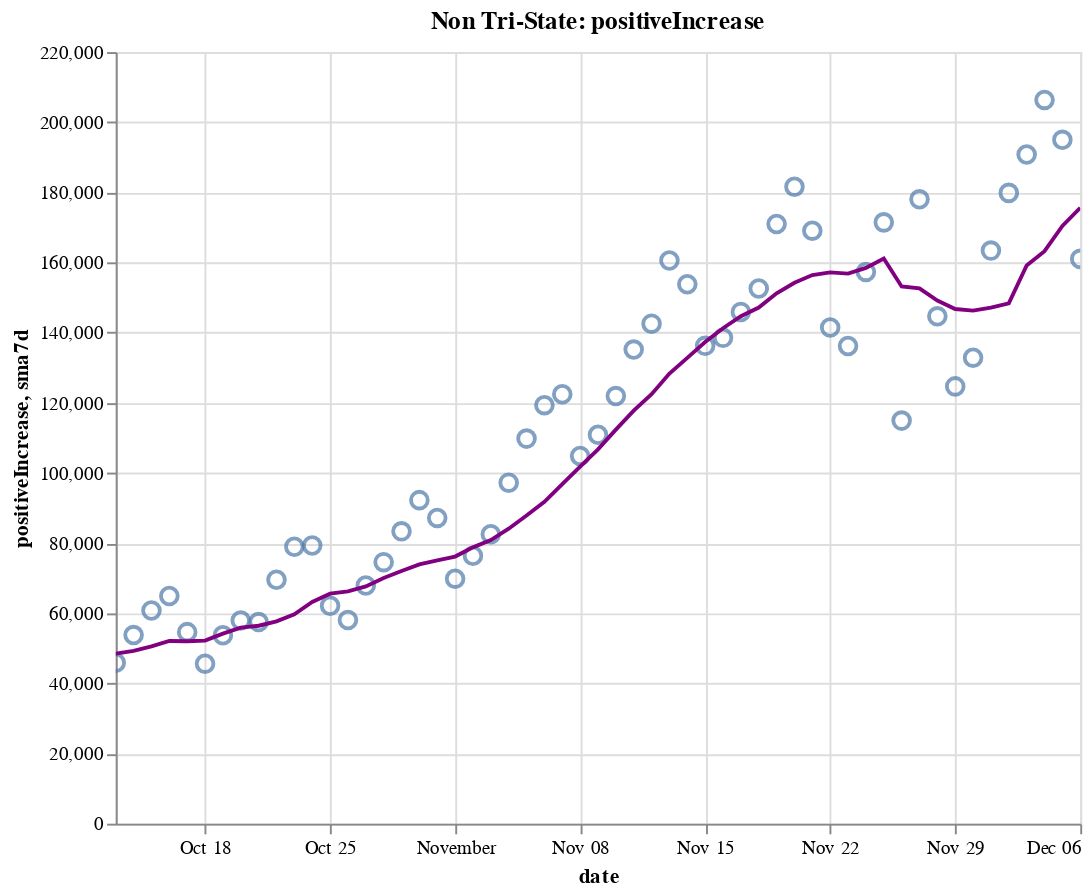

The notebook cell saved with this chart:
### Code cell
create_plot(non_tristate, 'positiveIncrease')

### Figure 1 — Vega-Lite specification as saved in the notebook (floating-point values rounded to 4 significant figures)
{"config": {"view": {"continuousWidth": 400, "continuousHeight": 300}}, "layer": [{"layer": [{"mark": {"type": "point", "size": 75}, "encoding": {"tooltip": [{"type": "temporal", "field": "date"}, {"type": "quantitative", "field": "positiveIncrease"}, {"type": "quantitative", "field": "sma7d"}], "x": {"type": "temporal", "field": "date"}, "y": {"type": "quantitative", "field": "positiveIncrease"}}, "selection": {"selector014": {"type": "interval", "bind": "scales", "encodings": ["x", "y"]}}}, {"mark": {"type": "line", "color": "purple"}, "encoding": {"x": {"type": "temporal", "field": "date"}, "y": {"type": "quantitative", "field": "sma7d"}}}]}, {"mark": {"type": "rule", "color": "#aaa"}, "encoding": {"x": {"type": "temporal", "field": "date"}}, "transform": [{"filter": {"selection": "selector013"}}]}, {"mark": "circle", "encoding": {"opacity": {"condition": {"value": 1, "selection": "selector013"}, "value": 0}, "tooltip": [{"type": "temporal", "field": "date"}, {"type": "quantitative", "field": "positiveIncrease"}, {"type": "quantitative", "field": "sma7d"}], "x": {"type": "temporal", "field": "date"}, "y": {"type": "quantitative", "field": "positiveIncrease"}}, "selection": {"selector013": {"type": "single", "encodings": ["x"], "on": "mouseover", "nearest": true, "empty": "none"}}}, {"mark": {"type": "text", "align": "left", "dx": 5, "dy": -5, "stroke": "white", "strokeWidth": 2}, "encoding": {"text": {"type": "quantitative", "field": "positiveIncrease"}, "tooltip": [{"type": "temporal", "field": "date"}, {"type": "quantitative", "field": "positiveIncrease"}, {"type": "quantitative", "field": "sma7d"}], "x": {"type": "temporal", "field": "date"}, "y": {"type": "quantitative", "field": "positiveIncrease"}}, "transform": [{"filter": {"selection": "selector013"}}]}, {"mark": {"type": "text", "align": "left", "dx": 5, "dy": -5}, "encoding": {"text": {"type": "quantitative", "field": "positiveIncrease"}, "tooltip": [{"type": "temporal", "field": "date"}, {"type": "quantitative", "field": "positiveIncrease"}, {"type": "quantitative", "field": "sma7d"}], "x": {"type": "temporal", "field": "date"}, "y": {"type": "quantitative", "field": "positiveIncrease"}}, "transform": [{"filter": {"selection": "selector013"}}]}], "data": {"name": "data-81616c09d2c215085c39fff1dfb29fe0"}, "height": 400, "title": "Non Tri-State: positiveIncrease", "width": 500, "$schema": "https://vega.github.io/schema/vega-lite/v4.8.1.json", "datasets": {"data-81616c09d2c215085c39fff1dfb29fe0": [{"date": "2020-10-13T00:00:00", "totalTestResultsIncrease": 938400.0, "positiveIncrease": 45890.0, "death": 161400.0, "deathIncrease": 679.0, "positiveRate": 0.049, "state": "Non Tri-State", "sma7d": 48500.0}, {"date": "2020-10-14T00:00:00", "totalTestResultsIncrease": 860500.0, "positiveIncrease": 53780.0, "death": 162200.0, "deathIncrease": 787.0, "positiveRate": 0.063, "state": "Non Tri-State", "sma7d": 49240.0}, {"date": "2020-10-15T00:00:00", "totalTestResultsIncrease": 926800.0, "positiveIncrease": 60800.0, "death": 163100.0, "deathIncrease": 908.0, "positiveRate": 0.066, "state": "Non Tri-State", "sma7d": 50540.0}, {"date": "2020-10-16T00:00:00", "totalTestResultsIncrease": 1031000.0, "positiveIncrease": 64930.0, "death": 164000.0, "deathIncrease": 880.0, "positiveRate": 0.063, "state": "Non Tri-State", "sma7d": 52100.0}, {"date": "2020-10-17T00:00:00", "totalTestResultsIncrease": 1104000.0, "positiveIncrease": 54610.0, "death": 164700.0, "deathIncrease": 762.0, "positiveRate": 0.049, "state": "Non Tri-State", "sma7d": 52030.0}, {"date": "2020-10-18T00:00:00", "totalTestResultsIncrease": 921600.0, "positiveIncrease": 45620.0, "death": 165100.0, "deathIncrease": 388.0, "positiveRate": 0.049, "state": "Non Tri-State", "sma7d": 52210.0}, {"date": "2020-10-19T00:00:00", "totalTestResultsIncrease": 900100.0, "positiveIncrease": 53730.0, "death": 165500.0, "deathIncrease": 426.0, "positiveRate": 0.06, "state": "Non Tri-State", "sma7d": 54190.0}, {"date": "2020-10-20T00:00:00", "totalTestResultsIncrease": 829900.0, "positiveIncrease": 57930.0, "death": 166300.0, "deathIncrease": 806.0, "positiveRate": 0.07, "state": "Non Tri-State", "sma7d": 55910.0}, {"date": "2020-10-21T00:00:00", "totalTestResultsIncrease": 772300.0, "positiveIncrease": 57490.0, "death": 167300.0, "deathIncrease": 986.0, "positiveRate": 0.074, "state": "Non Tri-State", "sma7d": 56440.0}, {"date": "2020-10-22T00:00:00", "totalTestResultsIncrease": 1039000.0, "positiveIncrease": 69550.0, "death": 168400.0, "deathIncrease": 1091.0, "positiveRate": 0.067, "state": "Non Tri-State", "sma7d": 57690.0}, {"date": "2020-10-23T00:00:00", "totalTestResultsIncrease": 1178000.0, "positiveIncrease": 78970.0, "death": 169300.0, "deathIncrease": 905.0, "positiveRate": 0.067, "state": "Non Tri-State", "sma7d": 59700.0}, {"date": "2020-10-24T00:00:00", "totalTestResultsIncrease": 1165000.0, "positiveIncrease": 79320.0, "death": 170200.0, "deathIncrease": 869.0, "positiveRate": 0.068, "state": "Non Tri-State", "sma7d": 63230.0}, {"date": "2020-10-25T00:00:00", "totalTestResultsIncrease": 1021000.0, "positiveIncrease": 62130.0, "death": 170600.0, "deathIncrease": 366.0, "positiveRate": 0.061, "state": "Non Tri-State", "sma7d": 65590.0}, {"date": "2020-10-26T00:00:00", "totalTestResultsIncrease": 967400.0, "positiveIncrease": 58070.0, "death": 170900.0, "deathIncrease": 371.0, "positiveRate": 0.06, "state": "Non Tri-State", "sma7d": 66210.0}, {"date": "2020-10-27T00:00:00", "totalTestResultsIncrease": 916900.0, "positiveIncrease": 67910.0, "death": 171800.0, "deathIncrease": 883.0, "positiveRate": 0.074, "state": "Non Tri-State", "sma7d": 67630.0}, {"date": "2020-10-28T00:00:00", "totalTestResultsIncrease": 913400.0, "positiveIncrease": 74560.0, "death": 172800.0, "deathIncrease": 1002.0, "positiveRate": 0.082, "state": "Non Tri-State", "sma7d": 70070.0}, {"date": "2020-10-29T00:00:00", "totalTestResultsIncrease": 1093000.0, "positiveIncrease": 83360.0, "death": 173800.0, "deathIncrease": 1005.0, "positiveRate": 0.076, "state": "Non Tri-State", "sma7d": 72050.0}, {"date": "2020-10-30T00:00:00", "totalTestResultsIncrease": 1184000.0, "positiveIncrease": 92250.0, "death": 174700.0, "deathIncrease": 921.0, "positiveRate": 0.078, "state": "Non Tri-State", "sma7d": 73940.0}, {"date": "2020-10-31T00:00:00", "totalTestResultsIncrease": 1172000.0, "positiveIncrease": 87170.0, "death": 175700.0, "deathIncrease": 949.0, "positiveRate": 0.074, "state": "Non Tri-State", "sma7d": 75060.0}, {"date": "2020-11-01T00:00:00", "totalTestResultsIncrease": 977200.0, "positiveIncrease": 69850.0, "death": 176100.0, "deathIncrease": 374.0, "positiveRate": 0.071, "state": "Non Tri-State", "sma7d": 76170.0}, {"date": "2020-11-02T00:00:00", "totalTestResultsIncrease": 1087000.0, "positiveIncrease": 76400.0, "death": 176500.0, "deathIncrease": 463.0, "positiveRate": 0.07, "state": "Non Tri-State", "sma7d": 78780.0}, {"date": "2020-11-03T00:00:00", "totalTestResultsIncrease": 956000.0, "positiveIncrease": 82520.0, "death": 178000.0, "deathIncrease": 1481.0, "positiveRate": 0.086, "state": "Non Tri-State", "sma7d": 80870.0}, {"date": "2020-11-04T00:00:00", "totalTestResultsIncrease": 1053000.0, "positiveIncrease": 97230.0, "death": 179100.0, "deathIncrease": 1068.0, "positiveRate": 0.092, "state": "Non Tri-State", "sma7d": 84110.0}, {"date": "2020-11-05T00:00:00", "totalTestResultsIncrease": 1299000.0, "positiveIncrease": 109800.0, "death": 180200.0, "deathIncrease": 1099.0, "positiveRate": 0.085, "state": "Non Tri-State", "sma7d": 87890.0}, {"date": "2020-11-06T00:00:00", "totalTestResultsIncrease": 1328000.0, "positiveIncrease": 119300.0, "death": 181300.0, "deathIncrease": 1127.0, "positiveRate": 0.09, "state": "Non Tri-State", "sma7d": 91760.0}, {"date": "2020-11-07T00:00:00", "totalTestResultsIncrease": 1150000.0, "positiveIncrease": 122400.0, "death": 182400.0, "deathIncrease": 1092.0, "positiveRate": 0.107, "state": "Non Tri-State", "sma7d": 96790.0}, {"date": "2020-11-08T00:00:00", "totalTestResultsIncrease": 1105000.0, "positiveIncrease": 104800.0, "death": 182900.0, "deathIncrease": 473.0, "positiveRate": 0.095, "state": "Non Tri-State", "sma7d": 101800.0}, {"date": "2020-11-09T00:00:00", "totalTestResultsIncrease": 1243000.0, "positiveIncrease": 110900.0, "death": 183400.0, "deathIncrease": 513.0, "positiveRate": 0.089, "state": "Non Tri-State", "sma7d": 106700.0}, {"date": "2020-11-10T00:00:00", "totalTestResultsIncrease": 1097000.0, "positiveIncrease": 121900.0, "death": 184700.0, "deathIncrease": 1298.0, "positiveRate": 0.111, "state": "Non Tri-State", "sma7d": 112300.0}, {"date": "2020-11-11T00:00:00", "totalTestResultsIncrease": 1173000.0, "positiveIncrease": 135200.0, "death": 186200.0, "deathIncrease": 1518.0, "positiveRate": 0.115, "state": "Non Tri-State", "sma7d": 117800.0}, {"date": "2020-11-12T00:00:00", "totalTestResultsIncrease": 1249000.0, "positiveIncrease": 142600.0, "death": 187300.0, "deathIncrease": 1061.0, "positiveRate": 0.114, "state": "Non Tri-State", "sma7d": 122500.0}, {"date": "2020-11-13T00:00:00", "totalTestResultsIncrease": 1406000.0, "positiveIncrease": 160600.0, "death": 188500.0, "deathIncrease": 1206.0, "positiveRate": 0.114, "state": "Non Tri-State", "sma7d": 128300.0}, {"date": "2020-11-14T00:00:00", "totalTestResultsIncrease": 1436000.0, "positiveIncrease": 153800.0, "death": 189700.0, "deathIncrease": 1281.0, "positiveRate": 0.107, "state": "Non Tri-State", "sma7d": 132800.0}, {"date": "2020-11-15T00:00:00", "totalTestResultsIncrease": 1354000.0, "positiveIncrease": 136200.0, "death": 190400.0, "deathIncrease": 639.0, "positiveRate": 0.101, "state": "Non Tri-State", "sma7d": 137300.0}, {"date": "2020-11-16T00:00:00", "totalTestResultsIncrease": 1273000.0, "positiveIncrease": 138500.0, "death": 190900.0, "deathIncrease": 557.0, "positiveRate": 0.109, "state": "Non Tri-State", "sma7d": 141300.0}, {"date": "2020-11-17T00:00:00", "totalTestResultsIncrease": 1285000.0, "positiveIncrease": 145900.0, "death": 192400.0, "deathIncrease": 1475.0, "positiveRate": 0.114, "state": "Non Tri-State", "sma7d": 144700.0}, {"date": "2020-11-18T00:00:00", "totalTestResultsIncrease": 1259000.0, "positiveIncrease": 152600.0, "death": 194200.0, "deathIncrease": 1778.0, "positiveRate": 0.121, "state": "Non Tri-State", "sma7d": 147200.0}, {"date": "2020-11-19T00:00:00", "totalTestResultsIncrease": 1585000.0, "positiveIncrease": 171000.0, "death": 196100.0, "deathIncrease": 1880.0, "positiveRate": 0.108, "state": "Non Tri-State", "sma7d": 151200.0}, {"date": "2020-11-20T00:00:00", "totalTestResultsIncrease": 1635000.0, "positiveIncrease": 181600.0, "death": 197900.0, "deathIncrease": 1803.0, "positiveRate": 0.111, "state": "Non Tri-State", "sma7d": 154200.0}, {"date": "2020-11-21T00:00:00", "totalTestResultsIncrease": 1747000.0, "positiveIncrease": 169100.0, "death": 199300.0, "deathIncrease": 1444.0, "positiveRate": 0.097, "state": "Non Tri-State", "sma7d": 156400.0}, {"date": "2020-11-22T00:00:00", "totalTestResultsIncrease": 1494000.0, "positiveIncrease": 141500.0, "death": 200200.0, "deathIncrease": 852.0, "positiveRate": 0.095, "state": "Non Tri-State", "sma7d": 157200.0}, {"date": "2020-11-23T00:00:00", "totalTestResultsIncrease": 1404000.0, "positiveIncrease": 136200.0, "death": 201000.0, "deathIncrease": 868.0, "positiveRate": 0.097, "state": "Non Tri-State", "sma7d": 156800.0}, {"date": "2020-11-24T00:00:00", "totalTestResultsIncrease": 1562000.0, "positiveIncrease": 157300.0, "death": 203000.0, "deathIncrease": 1958.0, "positiveRate": 0.101, "state": "Non Tri-State", "sma7d": 158500.0}, {"date": "2020-11-25T00:00:00", "totalTestResultsIncrease": 1414000.0, "positiveIncrease": 171400.0, "death": 205100.0, "deathIncrease": 2136.0, "positiveRate": 0.121, "state": "Non Tri-State", "sma7d": 161200.0}, {"date": "2020-11-26T00:00:00", "totalTestResultsIncrease": 948000.0, "positiveIncrease": 114900.0, "death": 206400.0, "deathIncrease": 1230.0, "positiveRate": 0.121, "state": "Non Tri-State", "sma7d": 153200.0}, {"date": "2020-11-27T00:00:00", "totalTestResultsIncrease": 1831000.0, "positiveIncrease": 178000.0, "death": 207600.0, "deathIncrease": 1281.0, "positiveRate": 0.097, "state": "Non Tri-State", "sma7d": 152600.0}, {"date": "2020-11-28T00:00:00", "totalTestResultsIncrease": 1450000.0, "positiveIncrease": 144700.0, "death": 208800.0, "deathIncrease": 1178.0, "positiveRate": 0.1, "state": "Non Tri-State", "sma7d": 149200.0}, {"date": "2020-11-29T00:00:00", "totalTestResultsIncrease": 1129000.0, "positiveIncrease": 124700.0, "death": 209600.0, "deathIncrease": 732.0, "positiveRate": 0.11, "state": "Non Tri-State", "sma7d": 146800.0}, {"date": "2020-11-30T00:00:00", "totalTestResultsIncrease": 1208000.0, "positiveIncrease": 132900.0, "death": 210600.0, "deathIncrease": 1005.0, "positiveRate": 0.11, "state": "Non Tri-State", "sma7d": 146300.0}, {"date": "2020-12-01T00:00:00", "totalTestResultsIncrease": 2165000.0, "positiveIncrease": 163400.0, "death": 212800.0, "deathIncrease": 2294.0, "positiveRate": 0.075, "state": "Non Tri-State", "sma7d": 147100.0}, {"date": "2020-12-02T00:00:00", "totalTestResultsIncrease": 1182000.0, "positiveIncrease": 179900.0, "death": 215400.0, "deathIncrease": 2547.0, "positiveRate": 0.152, "state": "Non Tri-State", "sma7d": 148300.0}, {"date": "2020-12-03T00:00:00", "totalTestResultsIncrease": 1515000.0, "positiveIncrease": 190800.0, "death": 218000.0, "deathIncrease": 2556.0, "positiveRate": 0.126, "state": "Non Tri-State", "sma7d": 159200.0}, {"date": "2020-12-04T00:00:00", "totalTestResultsIncrease": 1613000.0, "positiveIncrease": 206400.0, "death": 220400.0, "deathIncrease": 2420.0, "positiveRate": 0.128, "state": "Non Tri-State", "sma7d": 163200.0}, {"date": "2020-12-05T00:00:00", "totalTestResultsIncrease": 1856000.0, "positiveIncrease": 195000.0, "death": 222700.0, "deathIncrease": 2322.0, "positiveRate": 0.105, "state": "Non Tri-State", "sma7d": 170400.0}, {"date": "2020-12-06T00:00:00", "totalTestResultsIncrease": 1423000.0, "positiveIncrease": 161000.0, "death": 223800.0, "deathIncrease": 1063.0, "positiveRate": 0.113, "state": "Non Tri-State", "sma7d": 175600.0}]}}
